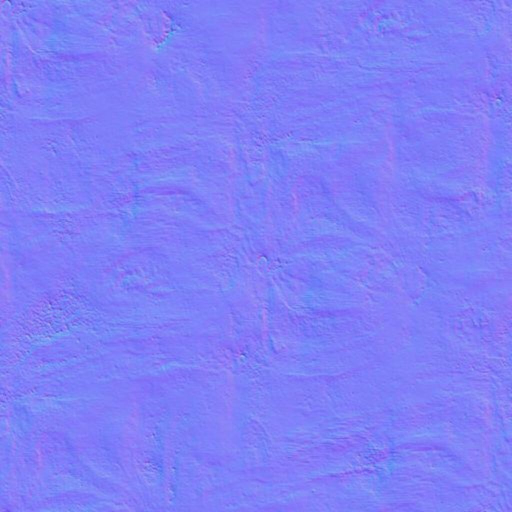
#> input picture web/tex/concrete_n.jpg, 1024 x 1024 px (shown at 1/2 size); its folder holds only this picture in this run
$ python tex_shrink.py
#> lines starting #> are read from the running program, lines starting #| are printed output that depends on the picture
# web/tex 의 지도를 '실제로 샘플되는 크기'로 미리 줄여 싣는다(photos.js maxOf 와 같은 규칙 — 그전에는 1k 를 싣고 올리기 전에 줄였다).
#   python3 -I tools/tex_shrink.py [web/tex]   — 이미 작은 파일은 그대로(여러 번 돌려도 같다)
# 규칙: photos.js maxOf 와 같다(HERO 색 1024 · 색·법선 512 · 작은 물건 법선 256 · 아주 작은 것 색 256 · ORM 256(HERO 512) · 식물 512, 나무 1024).
# 이음매가 다시 생기지 않게 반복 질감은 둘레를 감싸(wrap) 붙인 뒤 줄이고 가운데를 잘라 낸다. 식물 카드(알파)는 그대로 줄인다.
import sys, os
from PIL import Image, ImageFile
ImageFile.MAXBLOCK = 1 << 24   # optimize=True 저장이 큰 그림에서 끊기지 않게

HERO = {'floor_oak', 'plaster_cream', 'plant_tree'}
SMALL = {'rope', 'linen_a', 'linen_b', 'metal', 'wood_end', 'terracotta', 'cork', 'concrete'}
TINY = {'rope', 'metal', 'wood_end'}
D = sys.argv[1] if len(sys.argv) > 1 else os.path.join(os.path.dirname(os.path.abspath(__file__)), '..', 'web', 'tex')


def target(name):   # photos.js maxOf 와 같은 규칙(test/textures.test.mjs 가 맞춰 본다)
    for suf in ('_orm', '_r', '_n'):
        if name.endswith(suf):
            base = name[:-len(suf)]
            if suf == '_n':
                return 256 if base in SMALL else 512
            return 512 if base in HERO else 256
    if name.startswith('plant_'):
        return 1024 if name in HERO else 512
    return 1024 if name in HERO else (256 if name in TINY else 512)


def wrap_resize(im, w, h):
    W, H = im.size
    p = max(8, W // 16)
    big = Image.new(im.mode, (W + 2 * p, H + 2 * p))
    for dx in (-1, 0, 1):
        for dy in (-1, 0, 1):
            big.paste(im, (p + dx * W, p + dy * H))
    k = w / W
    q = round(p * k)
    small = big.resize((w + 2 * q, h + 2 * q), Image.LANCZOS)
    return small.crop((q, q, q + w, q + h))


tot0 = tot1 = 0
for f in sorted(os.listdir(D)):
    path = os.path.join(D, f)
    name, ext = os.path.splitext(f)
    tot0 += os.path.getsize(path)
    im = Image.open(path); im.load()
#> further down, im is the input picture: PIL image 1024x1024 RGB; mean R, G, B 127.5, 127.5, 247.4
    W, H = im.size
#> W = 1024; H = 1024
    m = target(name)
    if max(W, H) <= m:
        tot1 += os.path.getsize(path)
        continue
    k = m / max(W, H)
#> k = 0.25
    w, h = max(1, round(W * k)), max(1, round(H * k))
#> w = 256; h = 256
    if ext == '.webp':
        im.convert('RGBA').resize((w, h), Image.LANCZOS).save(path, quality=88, method=6)
    else:
        out = wrap_resize(im.convert('RGB'), w, h)
#> in wrap_resize, `big = Image.new(im.mode, (W + 2 * p, H + 2 * p))`: big: PIL image 1152x1152 RGB; every value is 0
#> after the loop in wrap_resize, `for dx in (-1, 0, 1):`:
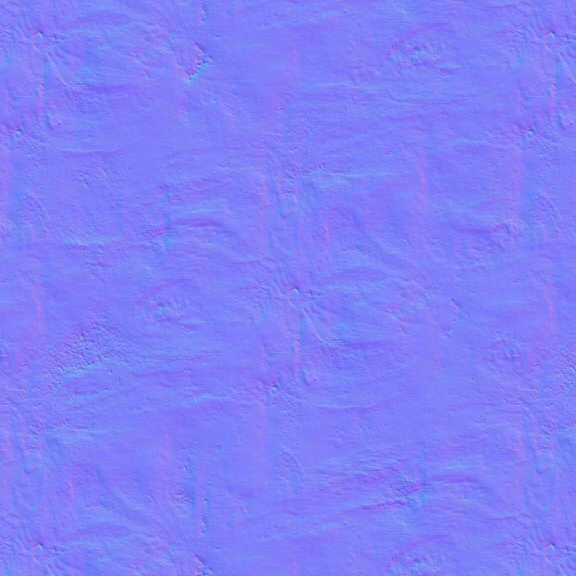
#> big: PIL image 1152x1152 RGB (shown at 1/2 size); mean R, G, B 127.7, 127.6, 247.4
#> in wrap_resize, `small = big.resize((w + 2 * q, h + 2 * q), Image.LANCZOS)`:
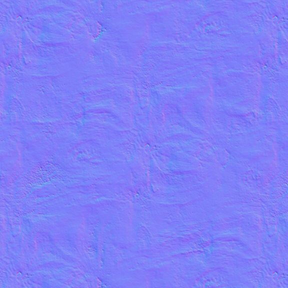
#> small: PIL image 288x288 RGB; mean R, G, B 127.7, 127.6, 247.4
#> in wrap_resize, `return small.crop((q, q, q + w, q + h))`:
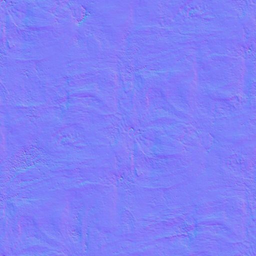
#> returned value: PIL image 256x256 RGB; mean R, G, B 127.5, 127.5, 247.4
        data = name.endswith(('_n', '_orm', '_r'))   # 데이터 지도는 4:4:4(색 하위 표본이 가장자리에서 이음매를 만든다)
        out.save(path, quality=90 if data else 86, subsampling=0 if data else 2, optimize=True)
    tot1 += os.path.getsize(path)
    print('%-24s %dx%d -> %dx%d' % (f, W, H, w, h))
#| concrete_n.jpg           1024x1024 -> 256x256
print('total %.1f MB -> %.1f MB' % (tot0 / 1e6, tot1 / 1e6))

$ run again, on web/tex/paving.jpg
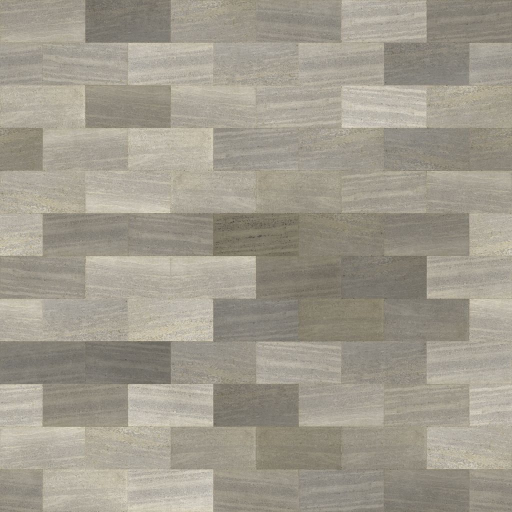
#> input picture web/tex/paving.jpg, 1024 x 1024 px (shown at 1/2 size)
#> im is the input picture: PIL image 1024x1024 RGB; mean R, G, B 160.5, 154.8, 141.7
#> after the loop in wrap_resize, `for dx in (-1, 0, 1):`:
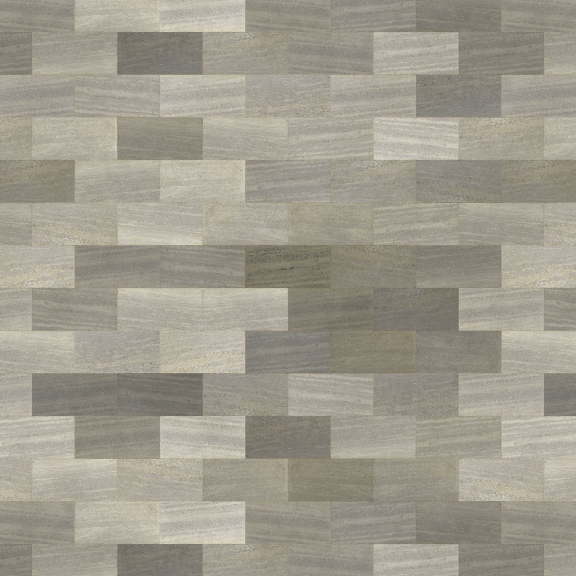
#> big: PIL image 1152x1152 RGB (shown at 1/2 size); mean R, G, B 160.5, 154.9, 141.8
#> in wrap_resize, `return small.crop((q, q, q + w, q + h))`:
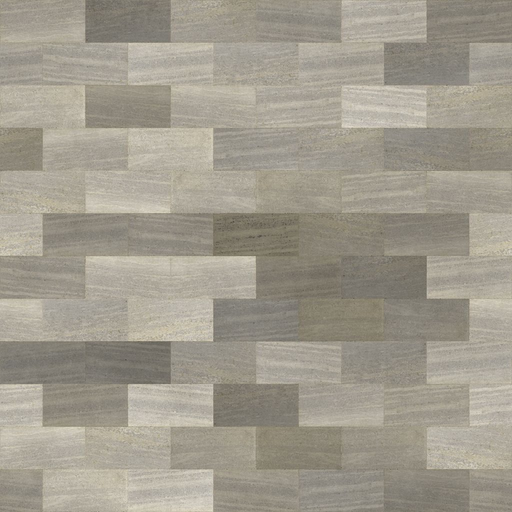
#> returned value: PIL image 512x512 RGB; mean R, G, B 160.5, 154.8, 141.7
#| paving.jpg               1024x1024 -> 512x512

$ run again, on web/tex/jute.jpg
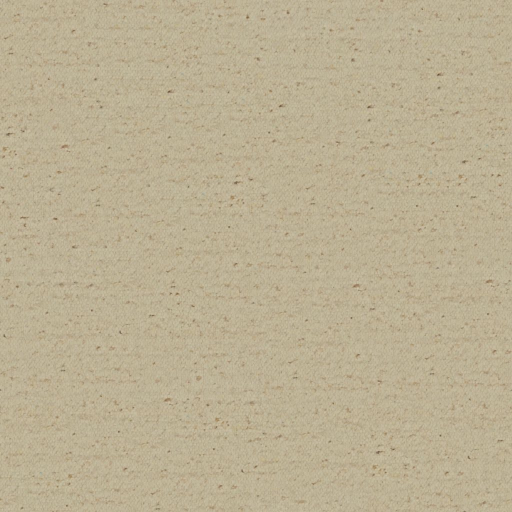
#> input picture web/tex/jute.jpg, 1024 x 1024 px (shown at 1/2 size)
#> im is the input picture: PIL image 1024x1024 RGB; mean R, G, B 187.7, 176.1, 147.2
#> in wrap_resize, `small = big.resize((w + 2 * q, h + 2 * q), Image.LANCZOS)`:
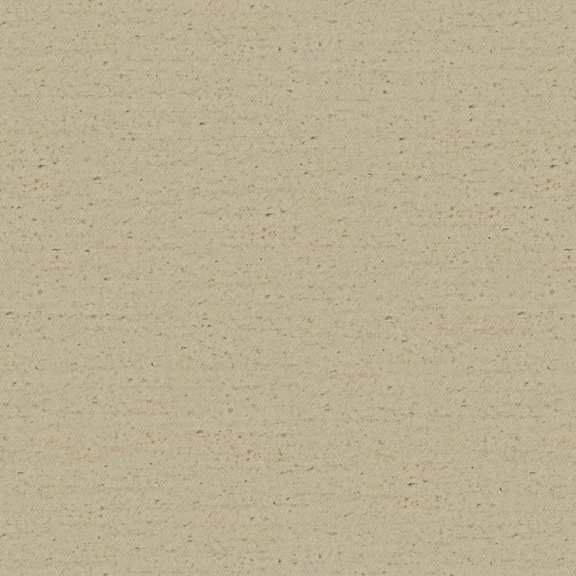
#> small: PIL image 576x576 RGB; mean R, G, B 187.7, 176.1, 147.3
#| jute.jpg                 1024x1024 -> 512x512
